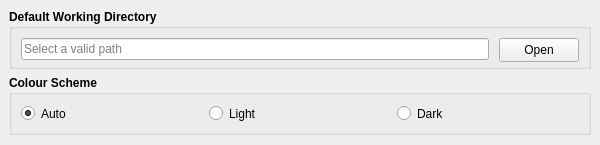
<?xml version="1.0" encoding="UTF-8"?>
<ui version="4.0">
 <class>SysSetWindow</class>
 <widget class="QMainWindow" name="SysSetWindow">
  <property name="geometry">
   <rect>
    <x>0</x>
    <y>0</y>
    <width>600</width>
    <height>145</height>
   </rect>
  </property>
  <property name="minimumSize">
   <size>
    <width>600</width>
    <height>145</height>
   </size>
  </property>
  <property name="maximumSize">
   <size>
    <width>16777215</width>
    <height>145</height>
   </size>
  </property>
  <property name="windowTitle">
   <string>System Settings</string>
  </property>
  <widget class="QWidget" name="centralWidget">
   <layout class="QVBoxLayout" name="verticalLayout">
    <item>
     <widget class="QGroupBox" name="cwdBox">
      <property name="minimumSize">
       <size>
        <width>300</width>
        <height>60</height>
       </size>
      </property>
      <property name="maximumSize">
       <size>
        <width>16777215</width>
        <height>60</height>
       </size>
      </property>
      <property name="font">
       <font>
        <bold>true</bold>
       </font>
      </property>
      <property name="title">
       <string>Default Working Directory</string>
      </property>
      <layout class="QHBoxLayout" name="cwdBoxLayout">
       <property name="spacing">
        <number>10</number>
       </property>
       <item>
        <widget class="QLineEdit" name="cwdPath">
         <property name="minimumSize">
          <size>
           <width>0</width>
           <height>22</height>
          </size>
         </property>
         <property name="maximumSize">
          <size>
           <width>16777215</width>
           <height>22</height>
          </size>
         </property>
         <property name="font">
          <font>
           <bold>false</bold>
          </font>
         </property>
         <property name="readOnly">
          <bool>true</bool>
         </property>
         <property name="placeholderText">
          <string>Select a valid path</string>
         </property>
        </widget>
       </item>
       <item>
        <widget class="QPushButton" name="cwdSelect">
         <property name="minimumSize">
          <size>
           <width>80</width>
           <height>24</height>
          </size>
         </property>
         <property name="maximumSize">
          <size>
           <width>80</width>
           <height>24</height>
          </size>
         </property>
         <property name="font">
          <font>
           <bold>false</bold>
          </font>
         </property>
         <property name="text">
          <string>Open</string>
         </property>
        </widget>
       </item>
      </layout>
     </widget>
    </item>
    <item>
     <widget class="QGroupBox" name="csButtonBox">
      <property name="minimumSize">
       <size>
        <width>300</width>
        <height>60</height>
       </size>
      </property>
      <property name="maximumSize">
       <size>
        <width>16777215</width>
        <height>60</height>
       </size>
      </property>
      <property name="font">
       <font>
        <bold>true</bold>
       </font>
      </property>
      <property name="title">
       <string>Colour Scheme</string>
      </property>
      <layout class="QHBoxLayout" name="csBoxLayout">
       <item>
        <widget class="QRadioButton" name="csAuto">
         <property name="minimumSize">
          <size>
           <width>50</width>
           <height>0</height>
          </size>
         </property>
         <property name="font">
          <font>
           <bold>false</bold>
          </font>
         </property>
         <property name="text">
          <string>Auto</string>
         </property>
         <property name="checked">
          <bool>true</bool>
         </property>
         <attribute name="buttonGroup">
          <string notr="true">csButtonGroup</string>
         </attribute>
        </widget>
       </item>
       <item>
        <widget class="QRadioButton" name="csLight">
         <property name="minimumSize">
          <size>
           <width>50</width>
           <height>0</height>
          </size>
         </property>
         <property name="font">
          <font>
           <bold>false</bold>
          </font>
         </property>
         <property name="text">
          <string>Light</string>
         </property>
         <attribute name="buttonGroup">
          <string notr="true">csButtonGroup</string>
         </attribute>
        </widget>
       </item>
       <item>
        <widget class="QRadioButton" name="csDark">
         <property name="minimumSize">
          <size>
           <width>50</width>
           <height>0</height>
          </size>
         </property>
         <property name="font">
          <font>
           <bold>false</bold>
          </font>
         </property>
         <property name="text">
          <string>Dark</string>
         </property>
         <attribute name="buttonGroup">
          <string notr="true">csButtonGroup</string>
         </attribute>
        </widget>
       </item>
      </layout>
     </widget>
    </item>
   </layout>
  </widget>
 </widget>
 <resources/>
 <connections/>
 <buttongroups>
  <buttongroup name="csButtonGroup"/>
 </buttongroups>
</ui>
